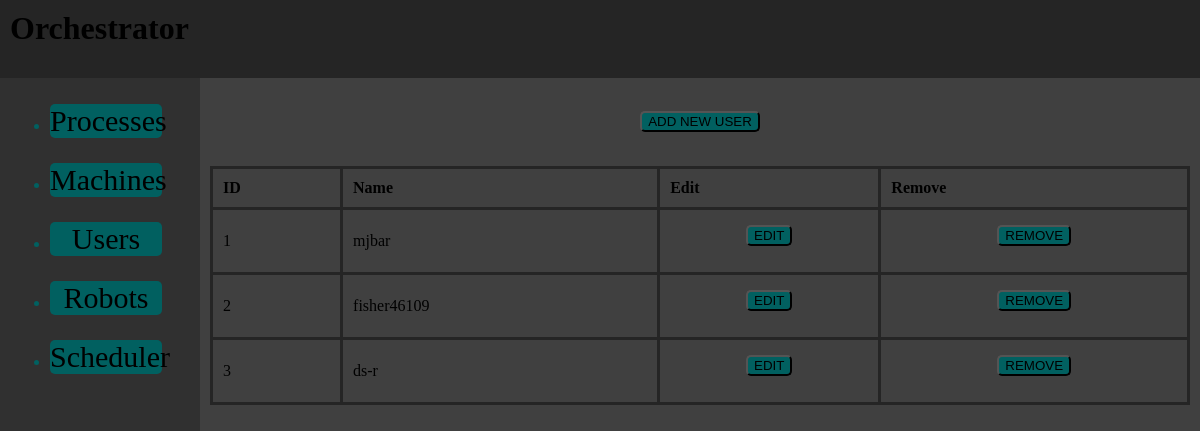
The app's page /users_view/ with its own data.
### orchestrator_app/models.py (models this page shows, shortened)
class User(models.Model):
    user_name = models.CharField(max_length=100, unique=True)

### orchestrator_app/views.py (the view)
# urls.py: path('users_view/', views.users_view, name='users-view'),
def users_view(request):
    users = User.objects.all()
    return render(request, 'orchestrator_app/users.html', {'users': users})

### orchestrator_app/templates/orchestrator_app/users.html (shortened to what this page needs)
{% extends 'orchestrator_app/base.html' %}
{% block content%}
    <br>
    <form action="{% url 'new-user' %}" method="post">
        <button type="submit" class="btn btn-primary">ADD NEW USER</button>
    </form>
    <br>
    <table>
        <thead>
            <tr>
                <th>ID</th>
                <th>Name</th>
                <th>Edit</th>
                <th>Remove</th>
            </tr>
        </thead>
        <tbody>
            {% for user in users %}
            <tr>
                <td>{{ user.id }}</td>
                <td>{{ user.user_name }}</td>
                <td><form action="{% url 'edit-user' user.id %}" method="get">
                    <button type="submit" class="btn btn-primary">EDIT</button>
                    </form>
                </td>
                <td><form action="{% url 'remove-user' user.id %}" method="post">
                    <button type="submit" class="btn btn-primary">REMOVE</button>
                    </form>
                </td>
            </tr>
            {% endfor %}
        </tbody>
    </table>
{% endblock %}

### orchestrator_app/static/orchestrator_app/css/styles.css (style rules this page uses)
html, body { background-color: #252525; height: 100%; margin: 0; padding: 0; }
table { width: 100%; border-collapse: collapse; }
th, td { border: 3px solid #252525; padding: 10px; text-align: left; }
.btn { display: block; margin: 5 auto; border-radius: 5px; background-color: #016060; border: 1; }

### records on screen
User: id "1", user_name "mjbar"
User: id "2", user_name "fisher46109"
User: id "3", user_name "ds-r"
